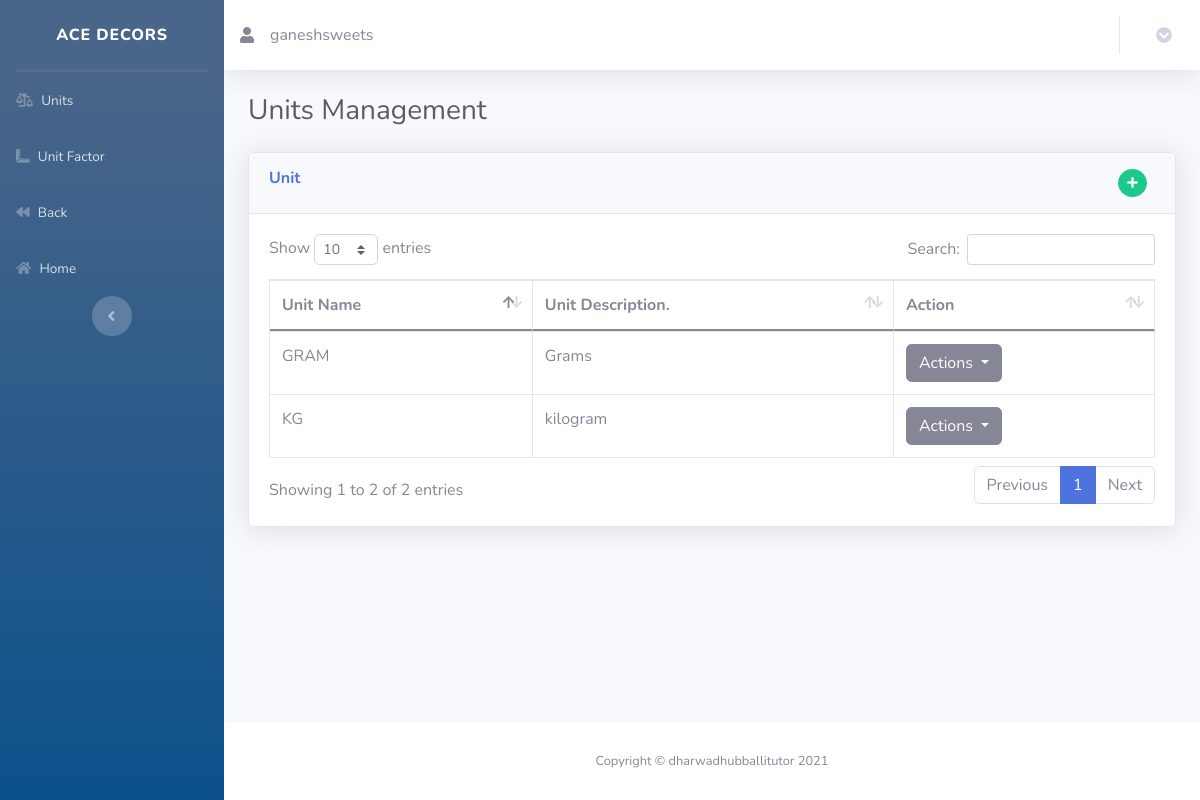
Page /Admin/View/units.php (signed in) on the committed database.
### tables this page shows
CREATE TABLE IF NOT EXISTS `units` (
  `unitId` int(11) NOT NULL AUTO_INCREMENT,
  `unitName` varchar(200) NOT NULL,
  `unitDescription` varchar(500) NOT NULL,
  `createdOn` datetime NOT NULL DEFAULT CURRENT_TIMESTAMP,
  `createdBy` varchar(200) NOT NULL,
  `modifiedOn` datetime DEFAULT CURRENT_TIMESTAMP ON UPDATE CURRENT_TIMESTAMP,
  `modifiedBy` varchar(200) NOT NULL,
  PRIMARY KEY (`unitId`)
);

### Admin/DB Operations/unitOps.php (called while the page is built, shortened)
<?php
require_once "../Model/unitsModel.php";
class DBunit
{
  public static function getAllUnit()
  {
    $db = ConnectDb::getInstance();
    $connectionObj = $db->getConnection();
    $sql = "SELECT * FROM units";
    $result = $connectionObj->query($sql);
    $count = mysqli_num_rows($result);
    $unitList = [];
    if ($count > 0) {
      while ($row = mysqli_fetch_array($result, MYSQLI_ASSOC)) {
        $unit = new unit();
        $unit->set_unitId($row['unitId']);
        $unit->set_unitName($row['unitName']);
        $unit->set_unitDescription($row["unitDescription"]);
        $unit->set_createdby($row["createdBy"]);
        $unit->set_modifiedby($row["modifiedBy"]);
        array_push($unitList, $unit);
      }
    } else {
    }
    return $unitList;
  }
}

### Admin/Model/unitsModel.php (called while the page is built, shortened)
<?php
class unit implements JsonSerializable
{
    private $unitName;
    private	$unitDescription;
    function set_unitName($unitName)
    {
        $this->unitName=$unitName;
    }
    function get_unitName()
    {
        return $this->unitName;
    }
    function set_unitDescription($unitDescription)
    {
        $this->unitDescription=$unitDescription;
    }
    function get_unitDescription()
    {
        return $this->unitDescription;
    }
}

### Admin/View/units.php (the view, shortened to what this page needs)
<?php
include('unitheader.php');
require_once("../DB Operations/unitOps.php");
require_once("../Model/unitsModel.php");
?>
<h1 class="h3 mb-4 text-gray-800">Units Management</h1>
<div class="card shadow mb-4">
    <div class="card-header py-3">
        <div class="row">
            <div class="col">
                <h6 class="m-0 font-weight-bold text-primary">Unit</h6>
            </div>
            <div class="col" align="right">
                <span data-toggle=modal data-target=#unitModal>
                    <button type="button" + class="btn btn-success btn-circle btn-sm"><i class="fas fa-plus"></i></button>
                </span>
            </div>
        </div>
    </div>
    <div class="card-body">
        <div class="table-responsive">
            <table class="table table-bordered" id="units_table" width="100%" cellspacing="0">
                <thead>
                    <tr>
                        <th>Unit Name</th>
                        <th>Unit Description.</th>
                        <th>Action</th>
                    </tr>
                </thead>
                <tbody>
                    <?php
                    $unitList = DBunit::getAllUnit();
                    foreach ($unitList as $unit) {
                        echo "<tr><td>" . $unit->get_unitName() . "</td>
                        <td>" . $unit->get_unitDescription() . "</td>
                        <td>
                        <div class='dropdown'>
                        <button class='btn btn-secondary dropdown-toggle'
                        type='button'
                        id='dropdownMenu2'
                        data-toggle='dropdown'
                        aria-expanded='false'>
                        Actions
                        </button>
                        <div class='dropdown-menu'
                        aria-labelledby='dropdownMenu2'>
                            <button class='btn btn-primary dropdown-item'
                            data-toggle='modal'
                            data-target='#editUnitModal'
                            role='button'
                            data-id='" . $unit->get_unitId() . "'>
                            <i class='fas fa-user-edit'></i>
                                Edit Brand
                           </button>
                           <button class='btn btn-primary dropdown-item'
                           data-toggle='modal'
                           data-target='#deleteCategoryModal'
                           name='delete_button'
                           role='button'
                           data-id='" . $unit->get_unitId() . "'>
                            <i class='fas fa-trash-alt'></i>
                              Delete Brand
                          </button>
                        </div>
                    </div>
                       </td></tr>";
                    }
                    ?>
                </tbody>
            </table>
        </div>
    </div>
</div>
<?php include('footer.php'); ?>

### rows in the picture
units: unitName "KG", unitDescription "kilogram"
units: unitName "GRAM", unitDescription "Grams"

### other values in the picture
$_SESSION['login_user'] "ganeshsweets"
